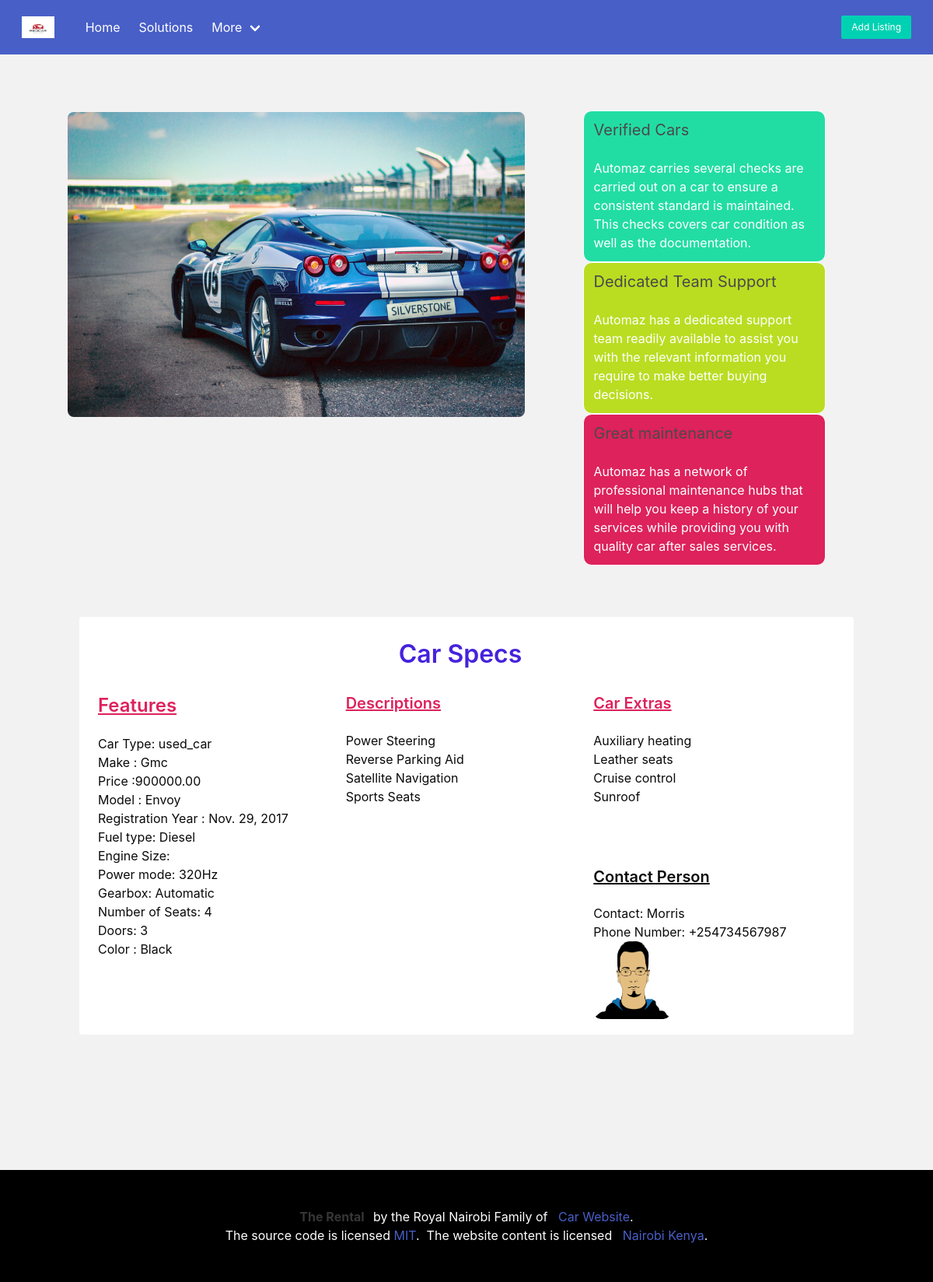
The app's page /car/4 with its own data.
### car_fleet/models.py (models this page shows, shortened)
class Car(models.Model):
    custom_user = models.ForeignKey(CustomUser, on_delete=models.CASCADE)
    car_image = models.ImageField(upload_to ='motors', default='race.jpg')
    car_category = models.ForeignKey(Category, null=True, on_delete=models.CASCADE)
    make = models.CharField(max_length=255, choices=CAR_MAKES)
    price = models.DecimalField(max_digits=10,decimal_places=2)
    model_type = models.CharField(max_length= 255, choices=CAR_MANUFACTURER)
    release_year = models.DateField(null=True)
    fuel = models.CharField(max_length=255)
    engine_mode_size = models.CharField(max_length=255)
    power = models.CharField(max_length=255)
    gearbox = models.CharField(max_length=255)
    number_of_seats = models.IntegerField()
    doors = models.IntegerField()
    color = models.CharField(max_length=255)
    description = models.ManyToManyField(Description)
    extra =  models.ManyToManyField(CarExtra)
    slug = models.SlugField(null=True)
    contact = models.ForeignKey(Contact,on_delete=models.CASCADE, null=True)
    class Meta:
        ordering = ["release_year"]

class Category(models.Model):
    name = models.CharField(max_length=255, choices=CAR_CATEGORY, default='used_car')
    slug = models.SlugField(null=True, unique= True)
    class Meta:
        verbose_name = 'categorie'
    def __str__(self):
        return self.name

class Description(models.Model):
    desc_1 = models.CharField(max_length=255)
    desc_2 = models.CharField(max_length=255)
    desc_3 = models.CharField(max_length=255)
    desc_4 = models.CharField(max_length=255)
    desc_5 = models.CharField(max_length=255)

class CarExtra(models.Model):
    extra_1 = models.CharField(max_length= 30)
    extra_2 = models.CharField(max_length= 30)
    extra_3 = models.CharField(max_length= 30)
    extra_4 = models.CharField(max_length= 30)

class Contact(models.Model):
    dealer= models.CharField(max_length=30)
    avatar = models.ImageField(upload_to="media/profiles", null=True)
    phone_number = PhoneNumberField()
    def __str__(self):
        return self.dealer
        return '%s'% (self.dealer_name)

### car_fleet/views.py (the view)
# urls.py: path('car/<int:pk>',CarDetailAccessView.as_view(), name='car'),
class CarDetailAccessView(DetailView):
    model = Car
    template_name ='pages/car_detail.html'
    success_url = 'home'

### accounts/templates/pages/car_detail.html (shortened to what this page needs)
{% extends 'main.html' %}
{% load humanize %}
{% block content %}
{% load thumbnail %}
<section class='section is-medium'>
  <div class="container is-fullhd">
    <div class="columns">
      <div class="column is-7 is-mobile">
        <figure class="image">
          <img src ="{{object.car_image.url}}" style="border-radius:8px; heigth:50px; width:100%;" />
        </figure>
      </div>
      <div class="column is-auto">
        {% include 'search/extras.html' %}
      </div>
    </div>
  </div>
  <div class="container is-fullhd" style="padding:30px;">
    <div class="notification is-white">
      <h3 class="title is-3" style="text-align:center; padding:10px;color:#4522DD;">Car Specs</h3>
      <div class="columns">
      <div class="column is-4">
        <h4 class="title is-4" style="text-decoration:underline;color:#DD225C;">Features</h4>
        <p>Car Type: {{object.car_category}}</p>
          <p>Make : {{object.make}}</p>
          <p>Price :{{object.price}}</p>
          <p>Model : {{object.model_type}}</p>
          <p>Registration Year : {{object.release_year}}</p>
          <p>Fuel type: {{object.fuel}}</p>
          <p>Engine Size: {{object.engine_mode}}</p>
          <p>Power mode: {{object.power}}</p>
          <p>Gearbox: {{object.gearbox}}</p>
          <p>Number of Seats: {{object.number_of_seats}}</p>
          <p>Doors: {{object.doors}}</p>
          <p>Color : {{object.color}}</p>
      </div>
      <div class="column is-4">
        <h5 class="title is-5" style="text-decoration:underline;color:#DD225C;">Descriptions</h5>
        {% for e in object.description.all %}
           <p>{{e.desc_1}}</p>
           <p>{{e.desc_2}}</p>
           <p>{{e.desc_3}}</p>
           <p>{{e.desc_4}}</p>
          {% endfor%}
      </div>
      <div class="column is-4">
        <h4 class="title is-5" style="text-decoration:underline;color:#DD225C;">Car Extras</h4>
        {% for extras in object.extra.all %}
            <p>{{extras.extra_1}}</p>
            <p>{{extras.extra_2}}</p>
            <p>{{extras.extra_3}}</p>
            <p>{{extras.extra_4}}</p>
          {% endfor%}
          <h4 class="title is-5" style="text-decoration:underline;margin-top:80px;">Contact Person</h4>
           <p>Contact: {{object.contact}}</p>
          <p>Phone Number: {{object.contact.phone_number }}</p>
          <figure class="image is-round ">
            <img src="{{object.contact.avatar.url }}" style="border-radius:10px; height:100px; width:100px;"/>
          </figure>
      </div>
    </div>
  </div>
</section>
{% endblock content %}

### records on screen
Car: car_image (picture), car_category "used_car", make "Gmc", price "900000.00", model_type "Envoy", release_year "Nov. 29, 2017", fuel "Diesel", power "320Hz", gearbox "Automatic", number_of_seats "4", doors "3", color "Black", contact "Morris", contact.phone_number "+254734567987", contact.avatar (picture)
Description: desc_1 "Power Steering", desc_2 "Reverse Parking Aid", desc_3 "Satellite Navigation", desc_4 "Sports Seats"
CarExtra: extra_1 "Auxiliary heating", extra_2 "Leather seats", extra_3 "Cruise control", extra_4 "Sunroof"
